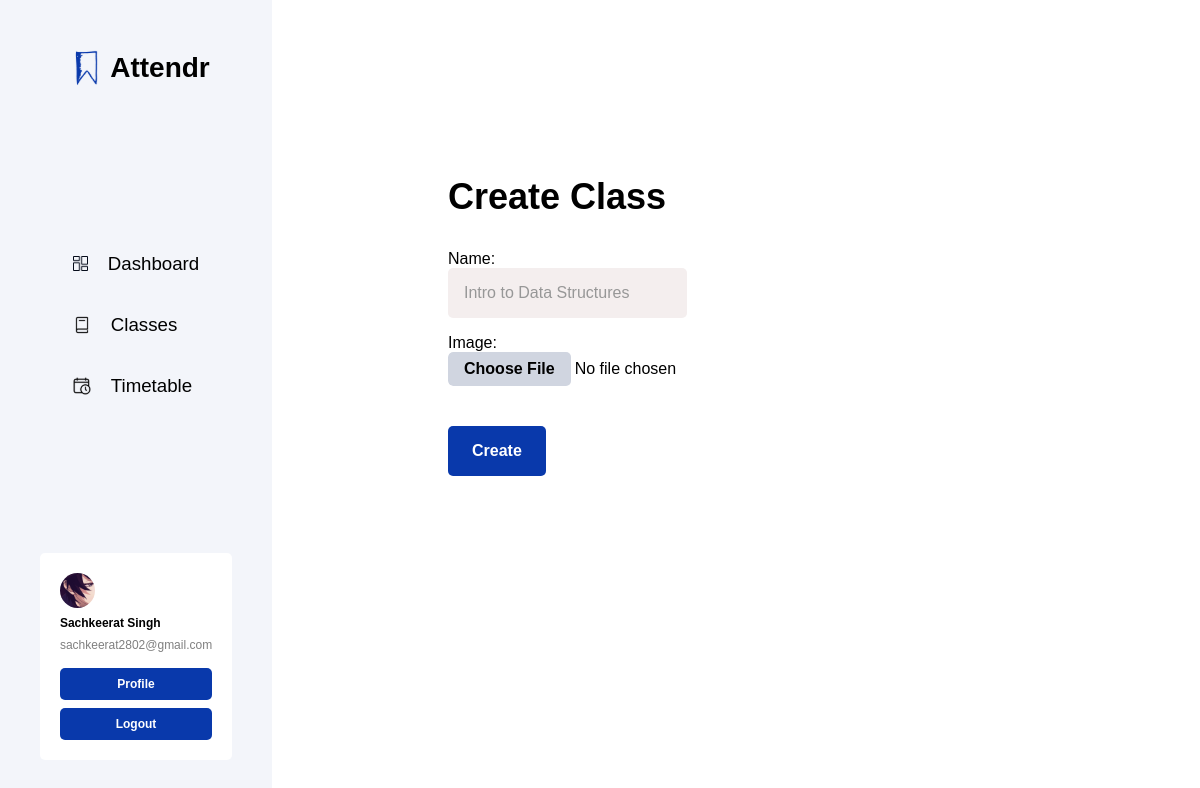
The app's page /classes/create/ (signed in) with its own data.
### users/models.py (models this page shows, shortened)
class StaffProfile(models.Model):
    user = models.OneToOneField(
        User, on_delete=models.CASCADE)
    empno = models.IntegerField(unique=True)
    name = models.CharField(max_length=100)
    email = models.EmailField(max_length=254, unique=True)
    phone = models.IntegerField(null=True, blank=True)
    image = models.ImageField(
        upload_to='profiles/', default='profiles/default.jpeg', blank=True, null=True)
    bio = models.TextField(max_length=500, blank=True, null=True)
    last_login = models.DateTimeField(auto_now_add=True)
    id = models.UUIDField(default=uuid.uuid4, unique=True,
                          editable=False, primary_key=True)
    created = models.DateTimeField(auto_now_add=True)

### authentication/models.py (models this page shows, shortened)
class User(AbstractBaseUser, PermissionsMixin):
    email = models.EmailField(max_length=254, unique=True)
    name = models.CharField(max_length=254)
    is_staff = models.BooleanField(default=False)
    is_superuser = models.BooleanField(default=False)
    is_active = models.BooleanField(default=True)
    uid = models.IntegerField(unique=True)
    id = models.UUIDField(default=uuid.uuid4, unique=True,
                          primary_key=True, editable=False)
    created = models.DateTimeField(auto_now_add=True)
    USERNAME_FIELD = 'email'
    EMAIL_FIELD = 'email'
    REQUIRED_FIELDS = ['name', ]
    objects = UserManager()

### classes/models.py (models this page shows, shortened)
class Class(models.Model):
    name = models.CharField(max_length=100)
    profile = models.ForeignKey(StaffProfile, on_delete=models.CASCADE)
    image = models.ImageField(
        upload_to='classes/', default='classes/default.png', blank=True, null=True)
    users = models.ManyToManyField(UserProfile)
    id = models.UUIDField(default=uuid.uuid4, unique=True,
                          primary_key=True, editable=False)
    created = models.DateTimeField(auto_now_add=True)

### classes/views.py (the view, shortened to what this page needs)
# urls.py: path('create/', views.create_class, name="create_class"),
@login_required(login_url="login")
@user_passes_test(lambda user: user.is_staff, login_url="index")
def create_class(request):
    user = request.user
    profile = StaffProfile.objects.get(empno=user.uid)
    form = ClassForm()
    context = {'form': form, 'profile': profile}
    return render(request, 'classes/create_class.html', context)

### classes/forms.py
class ClassForm(ModelForm):
    image = forms.ImageField(required=False, widget=forms.FileInput)
    class Meta:
        model = Class
        fields = ['name', 'image']
    def __init__(self, *args, **kwargs):
        super(ClassForm, self).__init__(*args, **kwargs)
        self.fields['name'].widget.attrs['placeholder'] = "Intro to Data Structures"
        for name, field in self.fields.items():
            field.widget.attrs.update({'class': 'input'})

### classes/templates/classes/create_class.html (shortened to what this page needs)
{% extends 'base.html' %}
{% load static %}
{% block content %}
<main class="page-main">
    {% include 'navside.html' %}
    <div class="page-hero std-hero flow-content flex">
        <h1 class="h2 fw-bold">Create Class</h1>
        <form class="std-form flow-content flex" action="{% url 'create_class' %}" method="POST"
            enctype="multipart/form-data">
            {% for field in form %}
            <div>
                <label class="field-label">{{field.label}}:</label>
                {{field}}
            </div>
            {% endfor %}
            <input class="btn forward-btn mtop-48" type="submit" value="Create">
        </form>
    </div>
</main>
{% endblock content %}

### templates/navside.html (shortened to what this page needs)
{% load static %}
<aside class="nav-aside">
    <nav class="nav-box flow-content flex">
        <div class="nav-logo logo">
            <img class="nav-logo__img" src="{% static 'images/assets/logo.svg' %}" alt="logo (a blue bookmark icon)">
            <h2 class="nav-logo__text">Attendr</h2>
        </div>
        <ul class="nav-list flex">
            <li><a class="nav-list__link" href="{% url 'index' %}">
                    <div class="nav-item flex">
                        <img src="{% static 'images/assets/dashboard.svg' %}" alt="dashboard icon">
                        <h3 class="nav-item__text">Dashboard</h3>
                    </div>
                </a></li>
            <li><a class="nav-list__link" href="{% url 'classes' %}">
                    <div class="nav-item flex">
                        <img src="{% static 'images/assets/classes.svg' %}" alt="a book icon">
                        <h3 class="nav-item__text">Classes</h3>
                    </div>
                </a></li>
            <li><a class="nav-list__link" href="{% url 'timetable' %}">
                    <div class="nav-item flex">
                        <img src="{% static 'images/assets/timetable.svg' %}" alt="a calendar icon">
                        <h3 class="nav-item__text">Timetable</h3>
                    </div>
                </a></li>
        </ul>
        <div class="nav-profile">
            <div class="nav-profile__details flow-content">
                <img class="nav-profile__img" src="{{profile.image.url}}">
                <h6 class="nav-profile__name fw-bold">{{request.user.name}}</h6>
                <p class="nav-profile__email clr-black-50">{{request.user.email}}</p>
            </div>
            <div class="nav-profile__buttons flow-content">
                <a class="btn forward-btn nav-btn" href="{% url 'user' request.user.uid %}">Profile</a>
                <a class="btn forward-btn nav-btn" href="{% url 'logout' %}">Logout</a>
            </div>
        </div>
    </nav>
</aside>
<div class="nav-button"></div>

### classes/templates/classes/create_class.html (style rules this page uses)
input { display: block; margin: 0; padding: 0; font-family: inherit; border: 0; padding: 1rem; max-width: fit-content; background-color: #f4eeee; border-radius: var(--border-radius); font-size: var(--fs-100); }
input::placeholder { color: #979797; font-weight: var(--fw-medium); font-size: var(--fs-100); }

### records on screen
StaffProfile: image (picture)
User: user.name "Sachkeerat Singh", user.email "sachkeerat2802@gmail.com"

### other values on screen
{{ field.label }} "Name" "Image"
